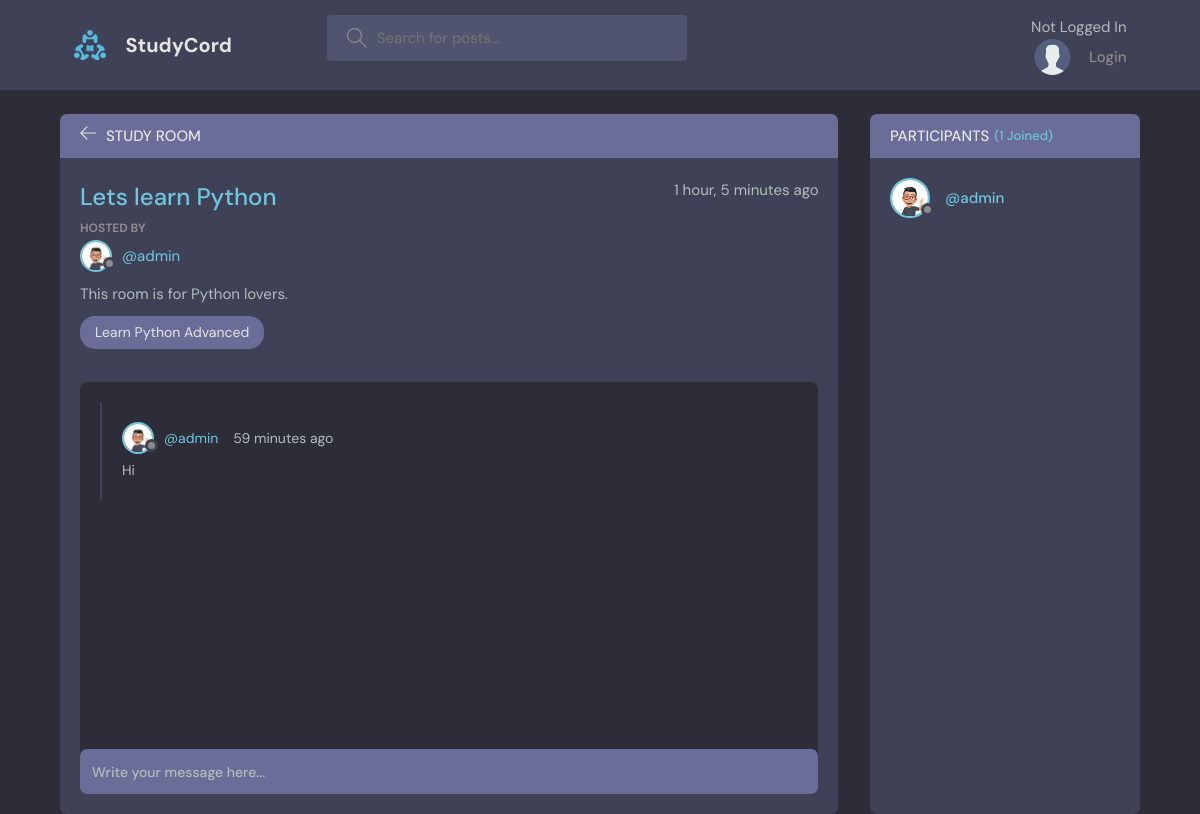
The page /room/1/ on the database its author committed.
### core/models.py (models this page shows, shortened)
class Room(models.Model):
    host = models.ForeignKey(User, on_delete=models.SET_NULL, null=True)
    topic = models.ForeignKey(Topic, on_delete=models.SET_NULL, null=True)
    name = models.CharField(max_length=200)
    description = models.TextField(null=True, blank=True)
    participants=models.ManyToManyField(User, related_name="participants", blank=True)
    updated = models.DateTimeField(auto_now=True)
    created = models.DateTimeField(auto_now_add=True)
    class Meta:
        ordering = ['-updated', '-created']

class User(AbstractUser):
    avatar = models.ImageField(null=True, default="avatar.svg")
    email = models.EmailField(unique=True)
    bio = models.TextField(null=True)
    USERNAME_FIELD = 'email'
    REQUIRED_FIELDS = []

class Topic(models.Model):
    name = models.CharField(max_length=200)
    def __str__(self) -> str:
        return self.name

class Message(models.Model):
    user = models.ForeignKey(User, on_delete=models.CASCADE)
    room = models.ForeignKey(Room, on_delete=models.CASCADE)
    body = models.TextField()
    updated = models.DateTimeField(auto_now=True)
    created = models.DateTimeField(auto_now_add=True)
    class Meta:
        ordering = ['-updated', '-created']

### core/views.py (the view, shortened to what this page needs)
# urls.py: path('room/<str:pk>/', views.room, name='room'),
def room(request, pk):
    room = Room.objects.get(id=pk)
    room_chat = room.message_set.all()
    participants = room.participants.all()
    context = {
        "room": room,
        "room_chat": room_chat,
        "participants": participants,
    }
    return render(request, 'core/room.html', context)

### core/templates/core/room.html (shortened to what this page needs)
{% extends 'base.html' %}
{% block content %}
    <main class="profile-page layout layout--2">
      <div class="container">
        <div class="room">
          <div class="room__top">
            <div class="room__topLeft">
              <a href="{% url 'core:home' %}">
                <svg version="1.1" xmlns="http://www.w3.org/2000/svg" width="32" height="32" viewBox="0 0 32 32">
                  <title>arrow-left</title>
                  <path
                    d="M13.723 2.286l-13.723 13.714 13.719 13.714 1.616-1.611-10.96-10.96h27.625v-2.286h-27.625l10.965-10.965-1.616-1.607z"
                  ></path>
                </svg>
              </a>
              <h3>Study Room</h3>
            </div>
          </div>
          <div class="room__box scroll">
            <div class="room__header scroll">
              <div class="room__info">
                <h3>{{ room.name }}</h3>
                <span>{{ room.created | timesince }} ago</span>
              </div>
              <div class="room__hosted">
                <p>Hosted By</p>
                <a href="{% url 'core:user-profile' room.host.id %}" class="room__author">
                  <div class="avatar avatar--small">
                    <img src="{{room.host.avatar.url}}" />
                  </div>
                  <span>@{{ room.host.username }}</span>
                </a>
              </div>
              <div class="room__details">
                {{room.description}}
              </div>
              <span class="room__topics">{{room.topic}}</span>
            </div>
            <div class="room__conversation">
              <div class="threads scroll">
                {% for msg in room_chat %}
                <div class="thread">
                  <div class="thread__top">
                    <div class="thread__author">
                      <a href="{% url 'core:user-profile' msg.user.id %}" class="thread__authorInfo">
                        <div class="avatar avatar--small">
                          <img src="{{msg.user.avatar.url}}" />
                        </div>
                        <span>@{{msg.user.username}}</span>
                      </a>
                      <span class="thread__date">{{ msg.created | timesince}} ago</span>
                    </div>
                  </div>
                  <div class="thread__details">
                    {{ msg.body }}
                  </div>
                </div>
                {% endfor %}
              </div>
            </div>
          </div>
          <div class="room__message">
            <form action="" method="POST">
              <input name="body" placeholder="Write your message here..." />
            </form>
          </div>
        </div>
        <div class="participants">
          <h3 class="participants__top">Participants <span>({{participants.count}} Joined)</span></h3>
          <div class="participants__list scroll">
            {% for user in participants %}
            <a href="{% url 'core:user-profile' user.id %}" class="participant">
              <div class="avatar avatar--medium">
                <img src="{{user.avatar.url}}" />
              </div>
              <p>
                <span>@{{user.username}}</span>
              </p>
            </a>
            {% endfor %}
          </div>
        </div>
      </div>
    </main>
{% endblock content %}

### rows shown on the page
Room: name "Lets learn Python", created "1 hour, 5 minutes", host.avatar (picture), host.username "admin", description "This room is for Python lovers.", topic "Learn Python Advanced"
Message: user.avatar (picture), user.username "admin", created "59 minutes", body "Hi"
User: avatar (picture), username "admin"

### other values the page prints
{{ participants.count }} "1"
